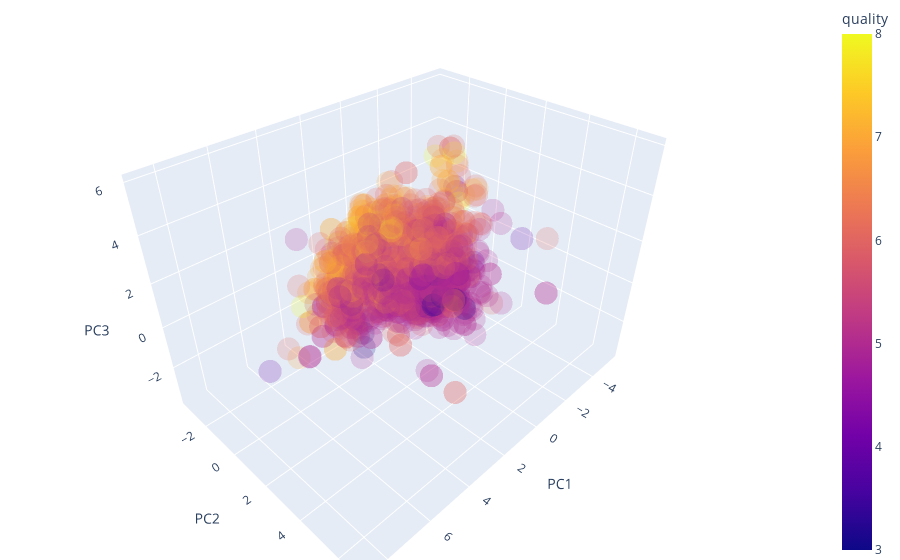

Notebook source saved alongside this figure:
### Code cell
import plotly.express as px

fig = px.scatter_3d(scores_df_combined, x='PC1', y='PC2', z='PC3',
              color='quality', opacity = 0.2)
fig.update_layout(margin=dict(l=0, r=0, b=0, t=0))
fig.show()

### Figure 1 — Plotly figure (JSON) as saved in the notebook; plotly's stock layout.template omitted (floating-point values rounded to 4 significant figures; data arrays with more than 128 entries replaced by an {"elided": "..."} marker saying what was removed)
{"data": [{"hovertemplate": "PC1=%{x}<br>PC2=%{y}<br>PC3=%{z}<br>quality=%{marker.color}<extra></extra>", "legendgroup": "", "marker": {"color": {"elided": "1599 int values"}, "coloraxis": "coloraxis", "opacity": 0.2, "symbol": "circle"}, "mode": "markers", "name": "", "scene": "scene", "showlegend": false, "type": "scatter3d", "x": {"elided": "1599 float values"}, "y": {"elided": "1599 float values"}, "z": {"elided": "1599 float values"}}], "layout": {"coloraxis": {"colorbar": {"title": {"text": "quality"}}, "colorscale": [[0, "#0d0887"], [0.1111, "#46039f"], [0.2222, "#7201a8"], [0.3333, "#9c179e"], [0.4444, "#bd3786"], [0.5556, "#d8576b"], [0.6667, "#ed7953"], [0.7778, "#fb9f3a"], [0.8889, "#fdca26"], [1, "#f0f921"]]}, "legend": {"tracegroupgap": 0}, "margin": {"b": 0, "l": 0, "r": 0, "t": 0}, "scene": {"domain": {"x": [0, 1], "y": [0, 1]}, "xaxis": {"title": {"text": "PC1"}}, "yaxis": {"title": {"text": "PC2"}}, "zaxis": {"title": {"text": "PC3"}}}}}
